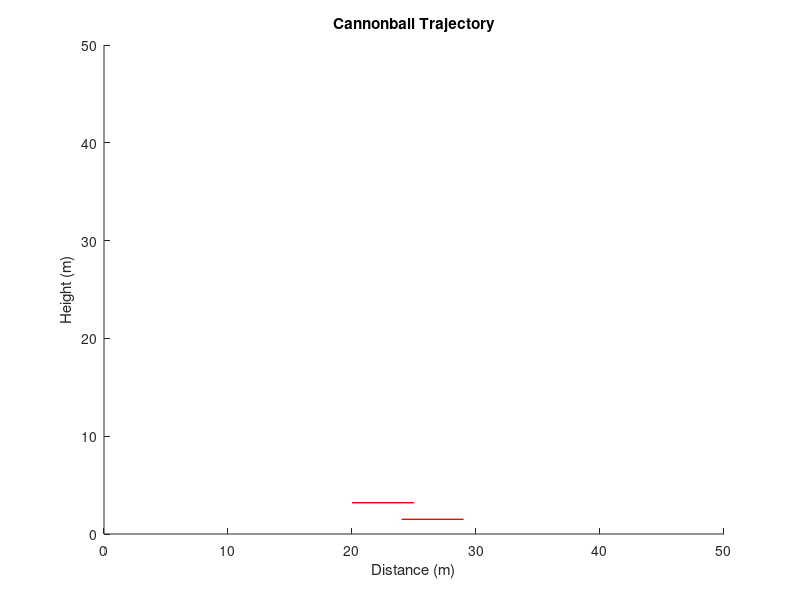

The MATLAB source for this figure: (Note: this script raises an error after producing the figure.)
%Trajectory Plotter
%by Russell J Phelan, Physics 281 Fall 2014
%This program plots the trajectory of a cannonball (particle) 

clear all %clears all previous variables 
close all %closes all open figures

%global variables
g = 9.8; %in m/s^2
v_0 = 20; %in m/s
t_0 = 0; %starting time in seconds
y_0 = 0; %initial y position of particle
x_0 = 0; %initial x position of particle

dt = .1; %time increment in s (must be small enough for good plot resolution)

%calculate total time (t_f) necessary for trajectories to complete, using v_0.
%Assumes particle is shot straight up.
t_f = 0; %initial value
yAt90 = [-4.9 v_0 0];
rootsAt90 = roots(yAt90);
j = 1;
while (j <= 2)
    if (rootsAt90(j) > t_f)
        t_f = rootsAt90(j);
    else
        j = j + 1;
    end
end

%draw axes and target. Labels target
axis([0 50 0 50]);
xlabel('Distance (m)');
ylabel('Height (m)');
title('Cannonball Trajectory');

line([24 29],[1.5 1.5],'Color','red','LineWidth',1); %creating target
line([20 25],[3.2 3.2],'Color','red','LineWidth',1); %creating target

%tell user particle will be launched at v_0
%disp('Particle will be launched at 50m/s')
formatspec = 'Particle will be launched at %um/s\n';
fprintf(formatspec,v_0)

%main game loop
for i=0:5
    %ask user the launch angle, in degrees
    thetaDeg = input('enter launch angle in degrees above the horizontal (greater than 0): \n angle = ');
    thetaRad = degtorad(thetaDeg); %converting to radians

    %fnd initial velocity components by trig 
    v_0x = v_0 * cos(thetaRad);
    v_0y = v_0 * sin(thetaRad);


    %creating uniform time vector
    t = t_0:dt:t_f;

    %creating position vectors based on kinematic equations
    xPos = x_0 + v_0x*t; %no acceleration, ignoring air resistance
    yPos = y_0 + v_0y*t + (1/2)*(-g)*t.^2;

    %finding where particle will land (naive root finder) 
    root1 = (-v_0y + sqrt(v_0y^2 + 2*g*y_0))/(-g);%Together, these are the quadratic formula
    root2 = (-v_0y - sqrt(v_0y^2 + 2*g*y_0))/(-g);% 
    if (root1 > root2) %determines which root is greater; this is time when cannonball lands
        greaterRoot = root1;
    else
        greaterRoot = root2;
    end
    xHit = x_0 + v_0x*greaterRoot; %finds x position where cannonball hits ground

    %plotting trajectory
    hold on; %adds new trajectories to old plot
    plot(xPos,yPos)

    %check/tell user whether cannonball hit target
    if (xHit >= 140 && xHit <= 150)
        disp('You hit the target')
    else
        disp('You missed the target')
    end
end
